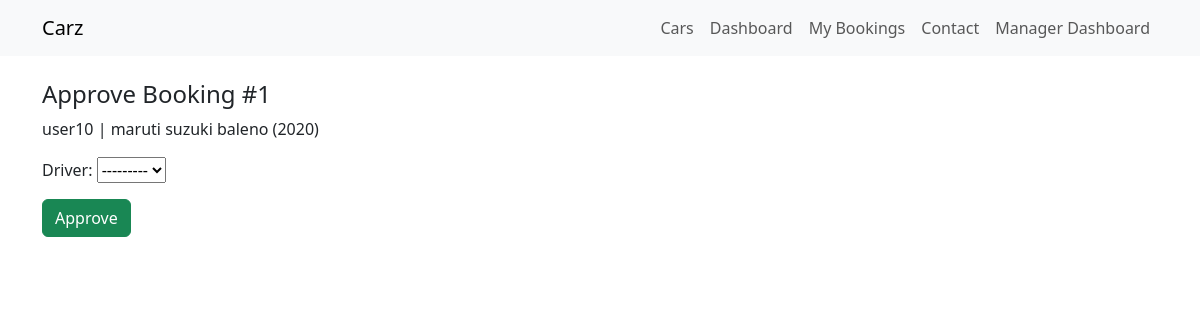
The app's page /bookings/manager/bookings/1/approve/ (signed in) with its own data.
### apps/bookings/models.py (models this page shows, shortened)
class Booking(models.Model):
    MIN_BOOKING_HOURS = 6
    class BookingType(models.TextChoices):
        SELF_DRIVE = "self_drive", "Self Drive"
        WITH_DRIVER = "with_driver", "With Driver"
    class Status(models.TextChoices):
        PENDING = "pending", "Pending"
        CONFIRMED = "confirmed", "Confirmed"
        ONGOING = "ongoing", "Ongoing"
        COMPLETED = "completed", "Completed"
        CANCELLED = "cancelled", "Cancelled"
    customer = models.ForeignKey(settings.AUTH_USER_MODEL, related_name="bookings", on_delete=models.CASCADE)
    car = models.ForeignKey(Car, related_name="bookings", on_delete=models.CASCADE)
    driver = models.ForeignKey(Driver, related_name="bookings", on_delete=models.SET_NULL, blank=True, null=True)
    start_datetime = models.DateTimeField(db_index=True)
    end_datetime = models.DateTimeField(db_index=True)
    booking_type = models.CharField(max_length=20, choices=BookingType.choices, default=BookingType.SELF_DRIVE)
    status = models.CharField(max_length=20, choices=Status.choices, default=Status.PENDING, db_index=True)
    base_amount = models.DecimalField(max_digits=12, decimal_places=2, default=0)
    driver_amount = models.DecimalField(max_digits=12, decimal_places=2, default=0)
    total_amount = models.DecimalField(max_digits=12, decimal_places=2, default=0)
    created_at = models.DateTimeField(auto_now_add=True)

### apps/users/models.py (models this page shows)
class User(AbstractUser):
    class Role(models.TextChoices):
        CUSTOMER = "customer", "Customer"
        MANAGER = "manager", "Manager"
        ADMIN = "admin", "Admin"
    role = models.CharField(max_length=20, choices=Role.choices, default=Role.CUSTOMER)
    phone = models.CharField(max_length=20, blank=True)

### apps/cars/models.py (models this page shows)
class Car(models.Model):
    class FuelType(models.TextChoices):
        PETROL = "petrol", "Petrol"
        DIESEL = "diesel", "Diesel"
        CNG = "cng", "CNG"
        ELECTRIC = "electric", "Electric"
    class Transmission(models.TextChoices):
        MANUAL = "manual", "Manual"
        AUTOMATIC = "automatic", "Automatic"
    class Status(models.TextChoices):
        AVAILABLE = "available", "Available"
        BOOKED = "booked", "Booked"
        UNDER_SERVICE = "under_service", "Under Service"
        NOT_AVAILABLE = "not_available", "Not Available"
    brand = models.CharField(max_length=100, db_index=True)
    model = models.CharField(max_length=100, db_index=True)
    year = models.PositiveIntegerField()
    color = models.CharField(max_length=50)
    fuel_type = models.CharField(max_length=20, choices=FuelType.choices, db_index=True)
    transmission = models.CharField(max_length=20, choices=Transmission.choices)
    seating_capacity = models.PositiveSmallIntegerField(db_index=True)
    description = models.TextField(blank=True)
    is_driver_available = models.BooleanField(default=False, db_index=True)
    status = models.CharField(max_length=20, choices=Status.choices, default=Status.AVAILABLE, db_index=True)
    def __str__(self):
        return f"{self.brand} {self.model} ({self.year})"

### apps/bookings/views.py (the view, shortened to what this page needs)
# urls.py: path("manager/bookings/<int:booking_id>/approve/", ManagerBookingApproveView.as_view(), name="manager-booking-approve"),
class ManagerBookingApproveView(ManagerRequiredMixin, UpdateView):
    model = Booking
    form_class = BookingApprovalForm
    pk_url_kwarg = "booking_id"
    template_name = "bookings/manager_booking_approve.html"
    success_url = "/bookings/manager/bookings/"

### apps/bookings/manager_forms.py
class BookingApprovalForm(forms.ModelForm):
    class Meta:
        model = Booking
        fields = ["driver"]
    def __init__(self, *args, **kwargs):
        super().__init__(*args, **kwargs)
        self.fields["driver"].required = False
        self.fields["driver"].queryset = Driver.objects.filter(status=Driver.Status.AVAILABLE, is_active=True)

### apps/core/mixins.py (called while the page is built)
    def test_func(self):
        return self.request.user.role in [User.Role.MANAGER, User.Role.ADMIN] or self.request.user.is_superuser

### templates/bookings/manager_booking_approve.html (shortened to what this page needs)
{% extends "base.html" %}
{% block content %}
<h1 class="h4">Approve Booking #{{ object.id }}</h1>
<p>{{ object.customer.username }} | {{ object.car }}</p>
<form method="post">
  {{ form.as_p }}
  <button class="btn btn-success" type="submit">Approve</button>
</form>
{% endblock %}

### records on screen
Booking: id "1", customer.username "user10", car "maruti suzuki baleno (2020)", driver "---------"
